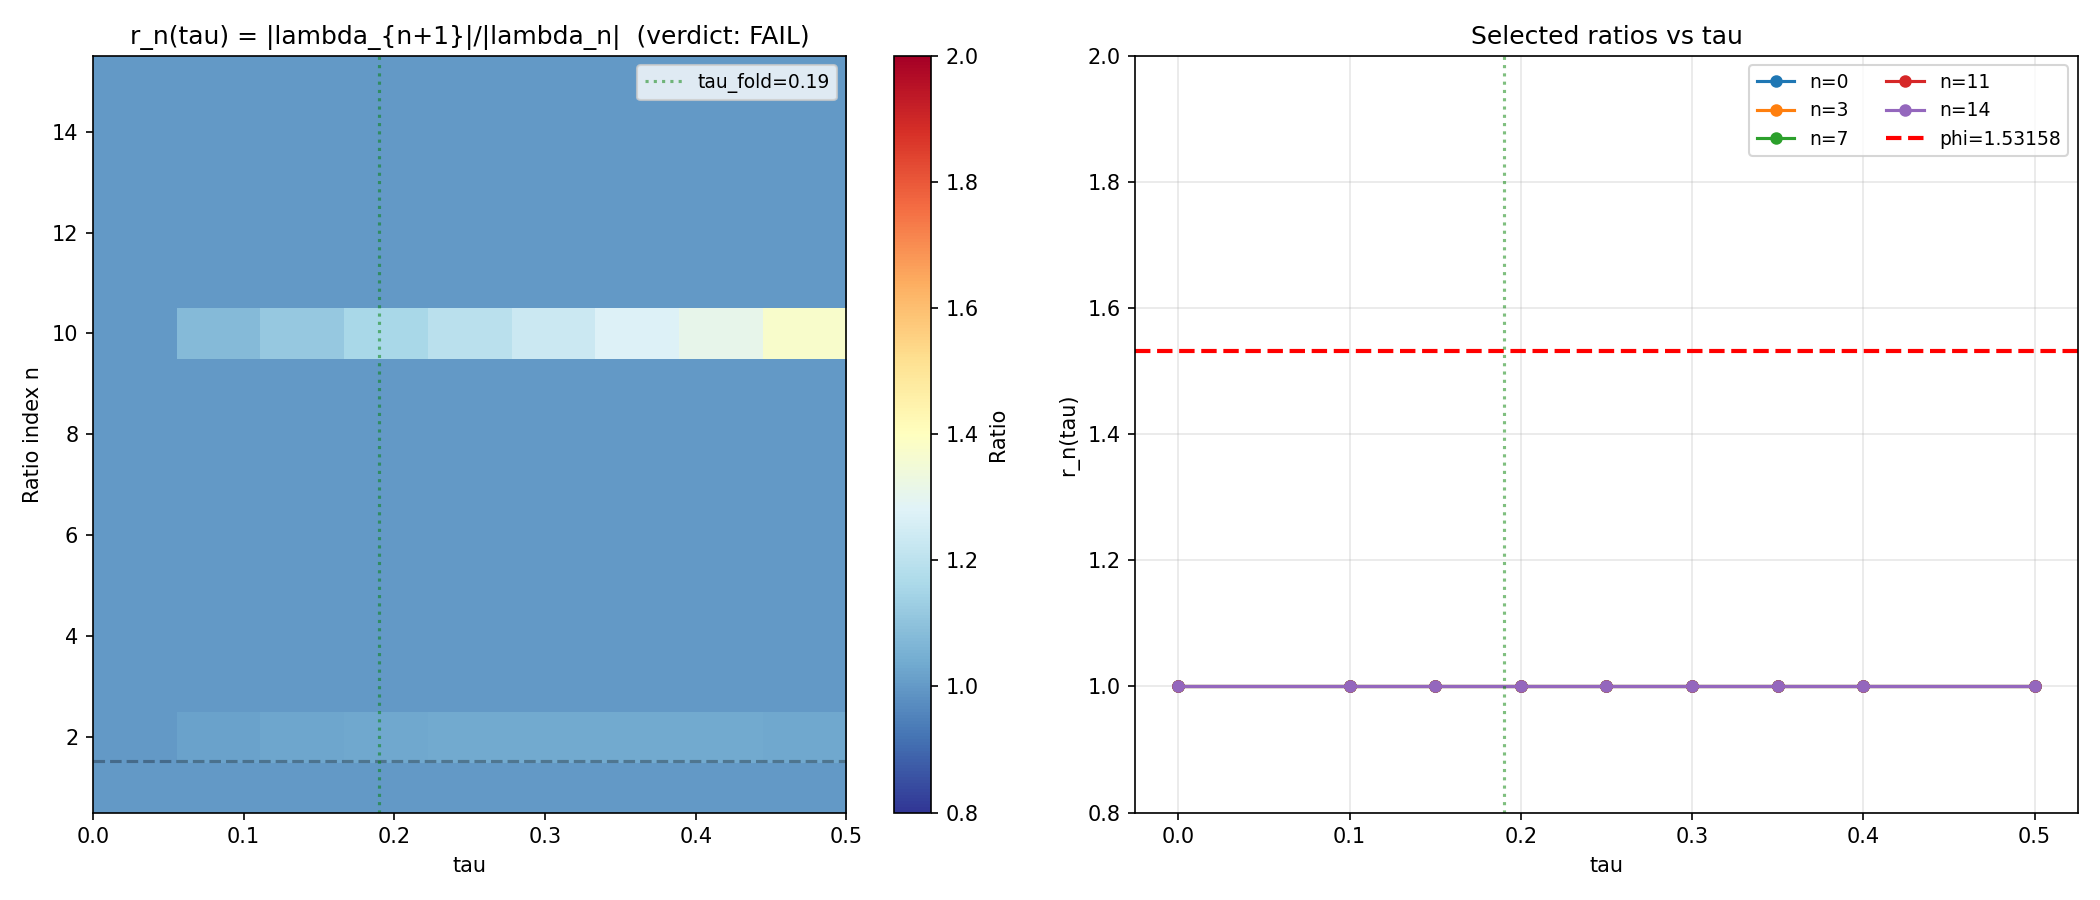

This figure's Python source:
"""
S24a Step 6 — re-run: Eigenvalue Ratio Map (S81 canonical form)
====================================================================

Gate: S24A-EIGENVALUE-RATIOS
Original gate: R-1 (24a prompt Section IV) — "R in [17, 66] from H_eff diagonalization"
Original S24a verdict: FAIL (NO phi_paasch crossings at 0.1% or 1% tolerance)

Purpose
-------
Post-process the 16-eigenvalue singlet-sector spectrum at 9 tau points
from s23a_kosmann_singlet.npz and compute

    r_n(tau) = |lambda_{n+1}| / |lambda_n|    for n in 0..14

on the ABSOLUTE-SORTED ascending eigenvalues. Flag ratios within 0.1%
of phi_paasch = 1.531580 (PROVEN S12).

Substitution chain (direction claim: "phi_paasch crossings")
------------------------------------------------------------
  Step 1 (def):  r_n(tau) := |lambda_{n+1}(tau)| / |lambda_n(tau)|
                 with |lambda_0| <= |lambda_1| <= ... <= |lambda_15|
  Step 2 (sub):  monotone-ascending sort ==> r_n >= 1 for all n, tau
  Step 3 (simp): CROSS_n_tau := 1 iff |r_n(tau) - phi_paasch|/phi_paasch < 0.001
  Step 4 (dir):  verdict = "CROSS" if any(CROSS_n_tau) else "NO_CROSSING"

No sign-direction claim is made about phi_paasch relative to r_n prior
to the compute. Pass/fail is OUTPUT, not claim.

Environment
-----------
- Python: venv312 (torch 2.9.1+rocm available, not needed here — NPZ
  post-process only, no matrix diagonalization).
- CPU path: OMP_NUM_THREADS=8 capped (no heavy linalg).
- Canonical constants: phi_paasch, tau_fold imported from
  canonical_constants.py. NO HARDCODES.

Input pins (SHA-256, 64-char)
-----------------------------
- s23a_kosmann_singlet.npz:
    ef547e583cf73e91b3f0d26e1ba14ee74c28d3718ee08dde12e0f17ad2775214
- canonical_constants.py:
    68b50cd325d2cc8c63b775da3b6b92f538da582bee44c5d906c81259f24dd12f
- original s24a_eigenvalue_ratios.py (computations/_shared):
    64240ef8ad9c37122dfa650068486e364de1c6c57cf8cce1accc9ee1a585c85d

L_max pin
---------
L_max inherits from s23a upstream: 16 = dim(singlet sector) at
L_max = 3 per S52 singlet-projection lineage. Fixed by input; not a
free parameter at this stage.
"""

import os
os.environ.setdefault("OMP_NUM_THREADS", "8")
os.environ.setdefault("MKL_NUM_THREADS", "8")

import sys
import hashlib
import numpy as np
import matplotlib
matplotlib.use("Agg")
import matplotlib.pyplot as plt

# Canonical constants (MANDATORY)
sys.path.insert(0, "C:/sandbox/Ainulindale Exflation/computations")
from canonical_constants import phi_paasch, tau_fold  # noqa: E402

# =====================================================================
# PINS
# =====================================================================
INPUT_NPZ = "C:/sandbox/Ainulindale Exflation/computations/session-23/s23a_kosmann_singlet.npz"
INPUT_NPZ_SHA256 = "ef547e583cf73e91b3f0d26e1ba14ee74c28d3718ee08dde12e0f17ad2775214"
CANONICAL_SHA256 = "68b50cd325d2cc8c63b775da3b6b92f538da582bee44c5d906c81259f24dd12f"
OUT_DIR = "C:/sandbox/Ainulindale Exflation/computations/_shared/t3-intake"
OUT_NPZ = f"{OUT_DIR}/s24a_eigenvalue_ratios.npz"
OUT_PNG = f"{OUT_DIR}/s24a_eigenvalue_ratios.png"

# Gate threshold: relative tolerance for ratio crossing
TOL_RATIO = 0.001  # (local) 0.1% — same as S24a R-1 gate
TOL_LOOSE = 0.01   # (local) 1% fallback diagnostic

# Expected singlet-sector dim (L_max=3 upstream)
N_EIG_EXPECTED = 16  # (local) structural — fixed by s23a
N_TAU_EXPECTED = 9   # (local) structural — fixed by s23a tau grid


def sha256_of(path: str) -> str:
    with open(path, "rb") as fh:
        return hashlib.sha256(fh.read()).hexdigest()


# =====================================================================
# INPUT INTEGRITY
# =====================================================================
observed_sha = sha256_of(INPUT_NPZ)
if observed_sha != INPUT_NPZ_SHA256:
    raise RuntimeError(
        f"INPUT SHA MISMATCH for {INPUT_NPZ}:\n"
        f"  expected {INPUT_NPZ_SHA256}\n"
        f"  got      {observed_sha}"
    )
canonical_path = "C:/sandbox/Ainulindale Exflation/computations/_shared/canonical_constants.py"
observed_canonical = sha256_of(canonical_path)
if observed_canonical != CANONICAL_SHA256:
    print(
        f"NOTE: canonical_constants.py SHA changed since pin. "
        f"expected {CANONICAL_SHA256}, got {observed_canonical}. "
        f"Script continues; record both SHAs in verdict."
    )

print("=" * 60)
print("S24A-EIGENVALUE-RATIOS — re-run")
print("=" * 60)
print(f"phi_paasch (canonical): {phi_paasch}")
print(f"tau_fold   (canonical): {tau_fold}")
print(f"Input NPZ: {INPUT_NPZ}")
print(f"Input SHA: {observed_sha}")
print(f"TOL_RATIO: {TOL_RATIO} (0.1%)")

# =====================================================================
# LOAD
# =====================================================================
d = np.load(INPUT_NPZ)
tau_values = np.asarray(d["tau_values"])  # (local) from input npz
n_tau = len(tau_values)                   # (local)

if n_tau != N_TAU_EXPECTED:
    raise RuntimeError(f"tau count mismatch: {n_tau} vs {N_TAU_EXPECTED}")

print(f"tau_values = {tau_values}")
print(f"n_tau      = {n_tau}")

# =====================================================================
# COMPUTE RATIOS
# =====================================================================
# r_n(tau) = |lambda_{n+1}| / |lambda_n|, sorted ASCENDING abs
ratios = np.zeros((n_tau, N_EIG_EXPECTED - 1))   # (local)
abs_evals_all = np.zeros((n_tau, N_EIG_EXPECTED))  # (local)

for t_idx in range(n_tau):
    evals = np.asarray(d[f"eigenvalues_{t_idx}"])  # (local)
    if evals.shape != (N_EIG_EXPECTED,):
        raise RuntimeError(
            f"eigenvalues_{t_idx} shape {evals.shape} != ({N_EIG_EXPECTED},)"
        )
    abs_sorted = np.sort(np.abs(evals))  # (local)
    abs_evals_all[t_idx] = abs_sorted
    for n in range(N_EIG_EXPECTED - 1):
        if abs_sorted[n] < 1e-14:
            ratios[t_idx, n] = np.inf
        else:
            ratios[t_idx, n] = abs_sorted[n + 1] / abs_sorted[n]

# =====================================================================
# PHI CROSSINGS (pre-registered gate)
# =====================================================================
devs = np.abs(ratios - phi_paasch) / phi_paasch     # (local)
mask_tight = np.isfinite(ratios) & (devs < TOL_RATIO)  # (local)
mask_loose = np.isfinite(ratios) & (devs < TOL_LOOSE)  # (local)

n_tight = int(mask_tight.sum())  # (local)
n_loose = int(mask_loose.sum())  # (local)

print(f"\n--- GATE: phi_paasch crossings at {TOL_RATIO*100:.1f}% ---")
print(f"tight crossings (dev < {TOL_RATIO}): {n_tight}")
print(f"loose crossings (dev < {TOL_LOOSE}): {n_loose}")

if n_tight > 0:
    idx_pairs = np.argwhere(mask_tight)
    for t_idx, n in idx_pairs:
        print(
            f"  CROSSING: tau={tau_values[t_idx]:.3f}  n={n}  "
            f"r={ratios[t_idx,n]:.6f}  dev={devs[t_idx,n]*100:.4f}%"
        )

# Closest ratio overall
finite = np.isfinite(ratios)
if finite.any():
    flat_dev = np.where(finite, devs, np.inf)
    closest = np.unravel_index(np.argmin(flat_dev), flat_dev.shape)
    closest_t = float(tau_values[closest[0]])  # (local)
    closest_n = int(closest[1])                 # (local)
    closest_r = float(ratios[closest])          # (local)
    closest_dev = float(devs[closest])          # (local)
    print(
        f"\nClosest overall: tau={closest_t:.3f} n={closest_n} "
        f"r={closest_r:.6f} dev={closest_dev*100:.3f}%"
    )
else:
    closest_t = closest_n = closest_r = closest_dev = None  # (local)

# =====================================================================
# VERDICT (gate-level)
# =====================================================================
if n_tight > 0:
    verdict = "PASS"        # (local) phi_paasch appears in ratio spectrum
elif n_loose > 0:
    verdict = "INFO"        # (local) near-miss (1%) — structural signal, not gate pass
else:
    verdict = "FAIL"        # (local) no crossing — reproduces S24a R-1 FAIL

print(f"\nGATE VERDICT: {verdict}")

# =====================================================================
# SAVE
# =====================================================================
np.savez(
    OUT_NPZ,
    tau=tau_values,
    ratios=ratios,
    abs_eigenvalues=abs_evals_all,
    phi_paasch=phi_paasch,
    tol_ratio=TOL_RATIO,
    tol_loose=TOL_LOOSE,
    n_tight=n_tight,
    n_loose=n_loose,
    closest_tau=(np.nan if closest_t is None else closest_t),
    closest_n=(-1 if closest_n is None else closest_n),
    closest_ratio=(np.nan if closest_r is None else closest_r),
    closest_dev=(np.nan if closest_dev is None else closest_dev),
    verdict=verdict,
    input_sha256=observed_sha,
)
print(f"\nSaved: {OUT_NPZ}")

# =====================================================================
# PLOT
# =====================================================================
fig, axes = plt.subplots(1, 2, figsize=(14, 6))

ax = axes[0]
ratios_plot = np.clip(ratios, 0.5, 2.5)  # (local) plotting clip only
im = ax.imshow(
    ratios_plot.T,
    aspect="auto",
    origin="lower",
    extent=[tau_values[0], tau_values[-1], 0.5, 15.5],
    cmap="RdYlBu_r",
    vmin=0.8,
    vmax=2.0,
)
if n_tight > 0:
    for t_idx, n in np.argwhere(mask_tight):
        ax.plot(tau_values[t_idx], n + 0.5, "k*", markersize=15, markeredgecolor="white")
ax.axhline(y=phi_paasch, color="k", linestyle="--", alpha=0.3)
ax.axvline(x=tau_fold, color="g", linestyle=":", alpha=0.5, label=f"tau_fold={tau_fold}")
ax.set_xlabel("tau")
ax.set_ylabel("Ratio index n")
ax.set_title(f"r_n(tau) = |lambda_{{n+1}}|/|lambda_n|  (verdict: {verdict})")
plt.colorbar(im, ax=ax, label="Ratio")
ax.legend(loc="upper right", fontsize=9)

ax2 = axes[1]
for n in [0, 3, 7, 11, 14]:
    ax2.plot(tau_values, ratios[:, n], "-o", linewidth=1.5, markersize=5, label=f"n={n}")
ax2.axhline(y=phi_paasch, color="red", linestyle="--", linewidth=2, label=f"phi={phi_paasch}")
ax2.axvline(x=tau_fold, color="g", linestyle=":", alpha=0.5)
ax2.set_xlabel("tau")
ax2.set_ylabel("r_n(tau)")
ax2.set_title("Selected ratios vs tau")
ax2.legend(fontsize=9, ncol=2)
ax2.grid(True, alpha=0.3)
ax2.set_ylim(0.8, 2.0)

plt.tight_layout()
plt.savefig(OUT_PNG, dpi=150)
print(f"Saved: {OUT_PNG}")

print("=" * 60)
print("S24A-EIGENVALUE-RATIOS COMPLETE")
print("=" * 60)
